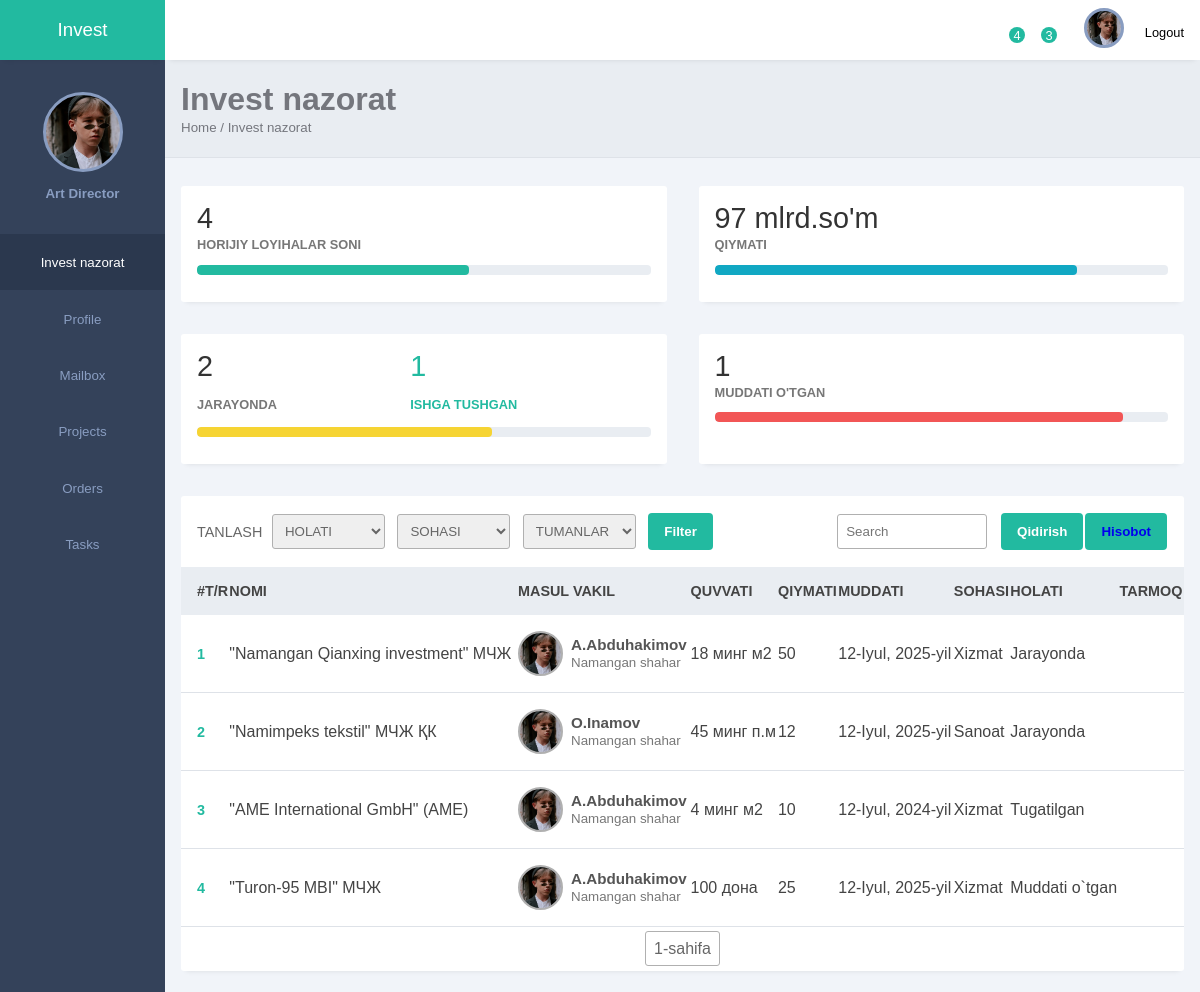
Before: / with the older database file.
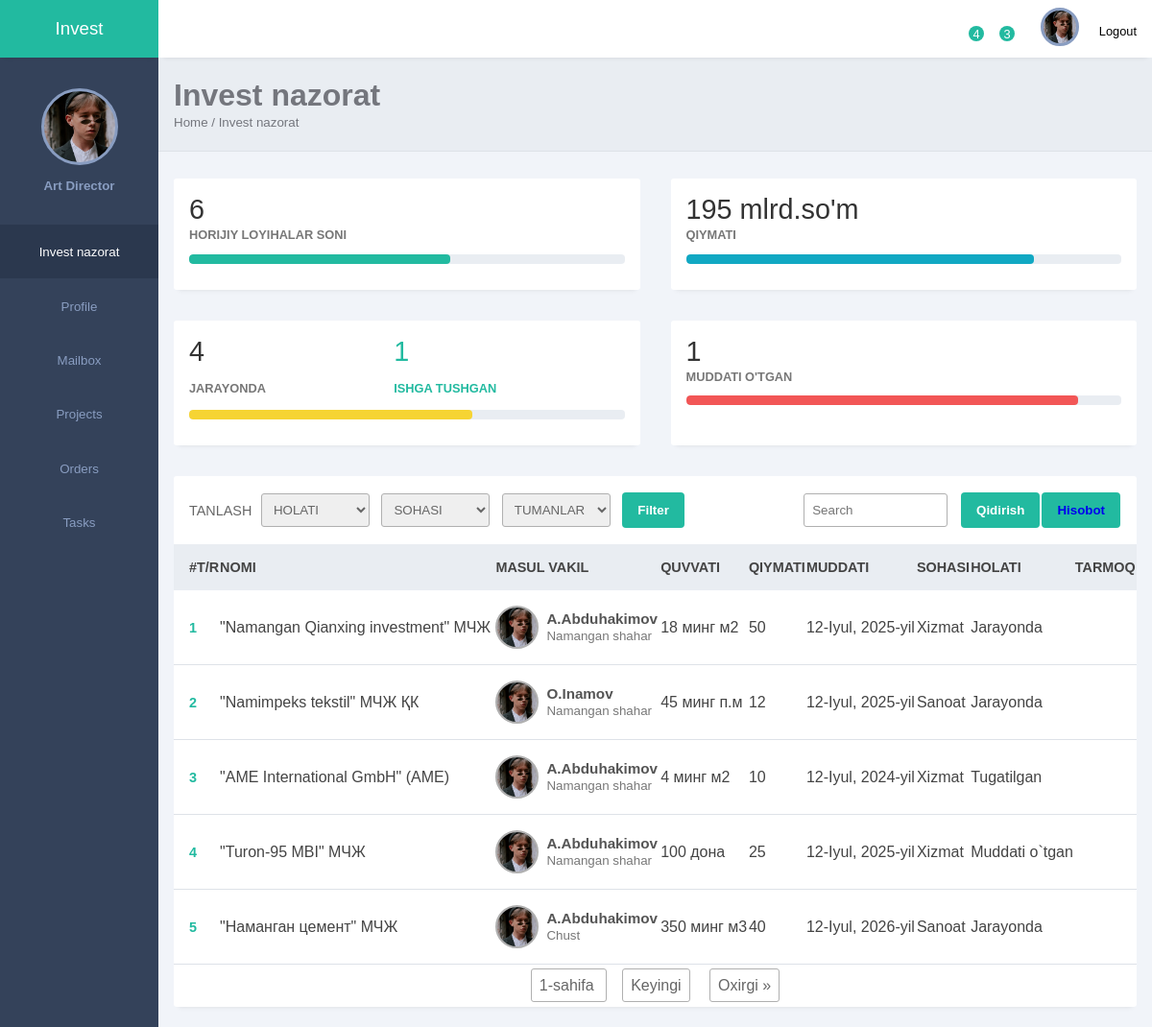
After: the same page with the newer database file.
### horijiy/models.py (models this page shows, shortened)
class Horijiy(models.Model):
    title = models.CharField(max_length=250, verbose_name="Loyiha nomi")
    slug = AutoSlugField(populate_from='title', unique=True)
    body = models.TextField()
    status = models.CharField(max_length=100, choices=STATUS, verbose_name="Holati")
    create_at = models.DateTimeField(auto_now_add=True, verbose_name="Kiritilgan sana")
    update = models.DateTimeField(auto_now=True, verbose_name="O'zagrtirilgan")
    create_by = models.ForeignKey(User, on_delete=models.CASCADE, verbose_name="User")
    masul_vakil = models.CharField(max_length=250, choices=[
        ('A.Abdurazakov', 'Sh.Abdurazzaqov'), ('A.Abduhakimov', 'A.Abduhakimov'), ('O.Inamov', 'O.Inamov')])
    tuman = models.CharField(max_length=100, choices=TUMANLAR)
    loyiha_quvvati = models.CharField(max_length=250)
    boshlash_sanasi = models.DateField(default='2024-01-01', verbose_name="Boshlash")
    tugatish_sanasi = models.DateField(default='2024-01-01', verbose_name="Tugatish")
    davlat = models.CharField(max_length=250)
    soha_yonalishi = models.CharField(max_length=100, choices=SOHA_YONALISHLARI)
    loyiha_qiymati = models.IntegerField(default=0)
    pdf_file = models.FileField(upload_to='pdf/%Y/', verbose_name="Tasdiqlangani")
    excel_file = models.FileField(upload_to='excel/%Y/', verbose_name="Tarmoq jadvali")

### horijiy/views.py (the view)
# urls.py: path('', views.index, name='index'),
def index(request):
    horijiy_list = Horijiy.objects.all()
    status = request.GET.get('status')
    if status:
        horijiy_list = horijiy_list.filter(status=status)
    soha_yonalishi = request.GET.get('soha_yonalishi')
    if soha_yonalishi:
        horijiy_list = horijiy_list.filter(soha_yonalishi=soha_yonalishi)
    tuman = request.GET.get('tuman')
    if tuman:
        horijiy_list = horijiy_list.filter(tuman=tuman)
    paginator = Paginator(horijiy_list, 5)  # Sahifalar uchun paginator
    page_number = request.GET.get('page')
    page_obj = paginator.get_page(page_number)
    context = {
        'horijiy_list': page_obj,
        'active_count': Horijiy.objects.filter(status='active').count(),
        'deactive_count': Horijiy.objects.filter(status='deactive').count(),
        'expired_count': Horijiy.objects.filter(status='expired').count(),
        'total_sum': horijiy_list.aggregate(total_sum=Sum('loyiha_qiymati')).get('total_sum', 0),
        'selected_tuman': tuman,
    }
    return render(request, 'index.html', context)

### templates/index.html (shortened to what this page needs)
<!DOCTYPE html>
{% load static %}
{% load humanize %}
<html lang="en">
<head>
    <link rel="stylesheet" href="{% static 'style.css' %}">
    <link rel="stylesheet" href="https://maxst.icons8.com/vue-static/landings/line-awesome/line-awesome/1.3.0/css/line-awesome.min.css">
</head>
<body>
    <div class="sidebar">
        <div class="side-header">
            <h3>I<span>nvest</span></h3>
        </div>
        <div class="side-content">
            <div class="profile">
                <div class="profile-img bg-img" style="background-image: url('{% static 'img/1.jpeg' %}')"></div>
                <small>Art Director</small>
            </div>
            <div class="side-menu">
                <ul>
                    <li>
                       <a href="" class="active">
                            <small>Invest nazorat</small>
                        </a>
                    </li>
                    <li>
                       <a href="">
                            <small>Profile</small>
                        </a>
                    </li>
                    <li>
                       <a href="">
                            <small>Mailbox</small>
                        </a>
                    </li>
                    <li>
                       <a href="">
                            <small>Projects</small>
                        </a>
                    </li>
                    <li>
                       <a href="">
                            <small>Orders</small>
                        </a>
                    </li>
                    <li>
                       <a href="">
                            <small>Tasks</small>
                        </a>
                    </li>
                </ul>
            </div>
        </div>
    </div>
    <div class="main-content">
        <header>
            <div class="header-content">
                <div class="header-menu">
                    <div class="notify-icon">
                        <span class="notify">4</span>
                    </div>
                    <div class="notify-icon">
                        <span class="notify">3</span>
                    </div>
                    <div class="user">
                        <div class="profile-img bg-img" style="background-image: url('{% static 'img/1.jpeg' %}')"></div>
                        <span>Logout</span>
                    </div>
                </div>
            </div>
        </header>
        <main>
            <div class="page-header">
                <h1>Invest nazorat</h1>
                <small>Home / Invest nazorat</small>
            </div>
            <div class="page-content">
                <div class="analytics">
                    <div class="card">
                        <div class="card-head">
                            <h2>{{ horijiy_list.paginator.count|intcomma }}</h2>
                        </div>
                        <div class="card-progress">
                            <small>HORIJIY LOYIHALAR SONI</small>
                            <div class="card-indicator">
                                <div class="indicator one" style="width: 60%"></div>
                            </div>
                        </div>
                    </div>
                    <div class="card">
                        <div class="card-head">
                            <h2>{{ total_sum|floatformat|intcomma }} mlrd.so'm</h2>
                        </div>
                        <div class="card-progress">
                            <small>QIYMATI</small>
                            <div class="card-indicator">
                                <div class="indicator two" style="width: 80%"></div>
                            </div>
                        </div>
                    </div>
                    <div class="card">
                        <div class="card-head">
                            <h2>{{ active_count|intcomma }} <br><small style="color: #777;font-size: .8rem;font-weight: 600;">JARAYONDA</small></h2>
                            <h2 style="color: #22baa0;">{{ deactive_count|intcomma }} <br><small style="color: #22baa0;font-size: .8rem;font-weight: 600;">ISHGA TUSHGAN</small></h2>
                        </div>
                        <div class="card-progress">
                            <div class="card-indicator">
                                <div class="indicator three" style="width: 65%"></div>
                            </div>
                        </div>
                    </div>
                    <div class="card">
                        <div class="card-head">
                            <h2>{{ expired_count|intcomma }}</h2>
                        </div>
                        <div class="card-progress">
                            <small>MUDDATI O'TGAN</small>
                            <div class="card-indicator">
                                <div class="indicator four" style="width: 90%"></div>
                            </div>
                        </div>
                    </div>
                </div>
                <div class="records table-responsive">
                    <div class="record-header">
                        <form method="GET" action="">
                            <div class="add">
                                <span>TANLASH</span>
                                <select name="status">
                                    <option value="">HOLATI</option>
                                </select>
                                <select name="soha_yonalishi">
                                    <option value="">SOHASI</option>
                                </select>
                                <select name="tuman">
                                    <option value="">TUMANLAR</option>
                                </select>
                                <button style="cursor: pointer;">Filter</button>
                            </div>
                        </form>
                        <div class="browse">
                            <form method="GET" action="">
                                <div class="add">
                                    <input type="search" name="q" placeholder="Search" class="record-search" value="{{ request.GET.q }}">
                                    <button type="submit" style="margin: 1px;">Qidirish</button>
                                    <button style="margin: 1px;"><a href="{% url 'export_to_excel' %}">Hisobot</a></button>
                                </div>
                            </form>
                        </div>
                    </div>
                    <div>
                        <table width="100%">
                            <thead>
                                <tr>
                                    <th>#T/R</th>
                                    <th> NOMI</th>
                                    <th> MASUL VAKIL</th>
                                    <th> QUVVATI</th>
                                    <th> QIYMATI</th>
                                    <th> MUDDATI</th>
                                    <th> SOHASI</th>
                                    <th> HOLATI</th>
                                    <th> TARMOQ</th>
                                </tr>
                            </thead>
                            <tbody>
                                {% for horijiy in horijiy_list %}
                                <tr>
                                    <td>{{ forloop.counter }}</td>
                                    <td>{{ horijiy.title }}</td>
                                    <td>
                                        <div class="client">
                                            <div class="client-img bg-img" style="background-image: url('{% static 'img/1.jpeg' %}')"></div>
                                            <div class="client-info">
                                                <h4>{{ horijiy.masul_vakil }}</h4>
                                                <small>{{ horijiy.get_tuman_display }}</small>
                                            </div>
                                        </div>
                                    </td>
                                    <td>{{ horijiy.loyiha_quvvati }}</td>
                                    <td>{{ horijiy.loyiha_qiymati }}</td>
                                    <td>{{ horijiy.tugatish_sanasi }}</td>
                                    <td>{{ horijiy.get_soha_yonalishi_display }}</td>
                                    <td>{{ horijiy.get_status_display }}</td>
                                    <td>
                                        <div class="actions">
                                        </div>
                                    </td>
                                </tr>
                                {% endfor %}
                            </tbody>
                        </table>
                    </div>
                    <div class="pagination">
                        <span class="step-links">
                            <span class="current">
                                {{ horijiy_list.number }}-sahifa
                            </span>
                            {% if horijiy_list.has_next %}
                                <a href="?page={{ horijiy_list.next_page_number }}">Keyingi</a>
                                <a href="?page={{ horijiy_list.paginator.num_pages }}">Oxirgi &raquo;</a>
                            {% endif %}
                        </span>
                    </div>
                </div>
            </div>
        </main>
    </div>
</body>
</html>

Changed rows visible on the page:
added Horijiy: title "\"Наманган цемент\" МЧЖ", masul_vakil "A.Abduhakimov", tuman "Chust", loyiha_quvvati "350 минг м3", loyiha_qiymati "40", tugatish_sanasi "12-Iyul, 2026-yil", soha_yonalishi "Sanoat", status "Jarayonda"
Other visible differences:
{{ horijiy_list.paginator.count|intcomma }}: "4" → "6"
{{ total_sum|floatformat|intcomma }}: "97" → "195"
{{ active_count|intcomma }}: "2" → "4"
text now shown: "Keyingi Oxirgi »"
